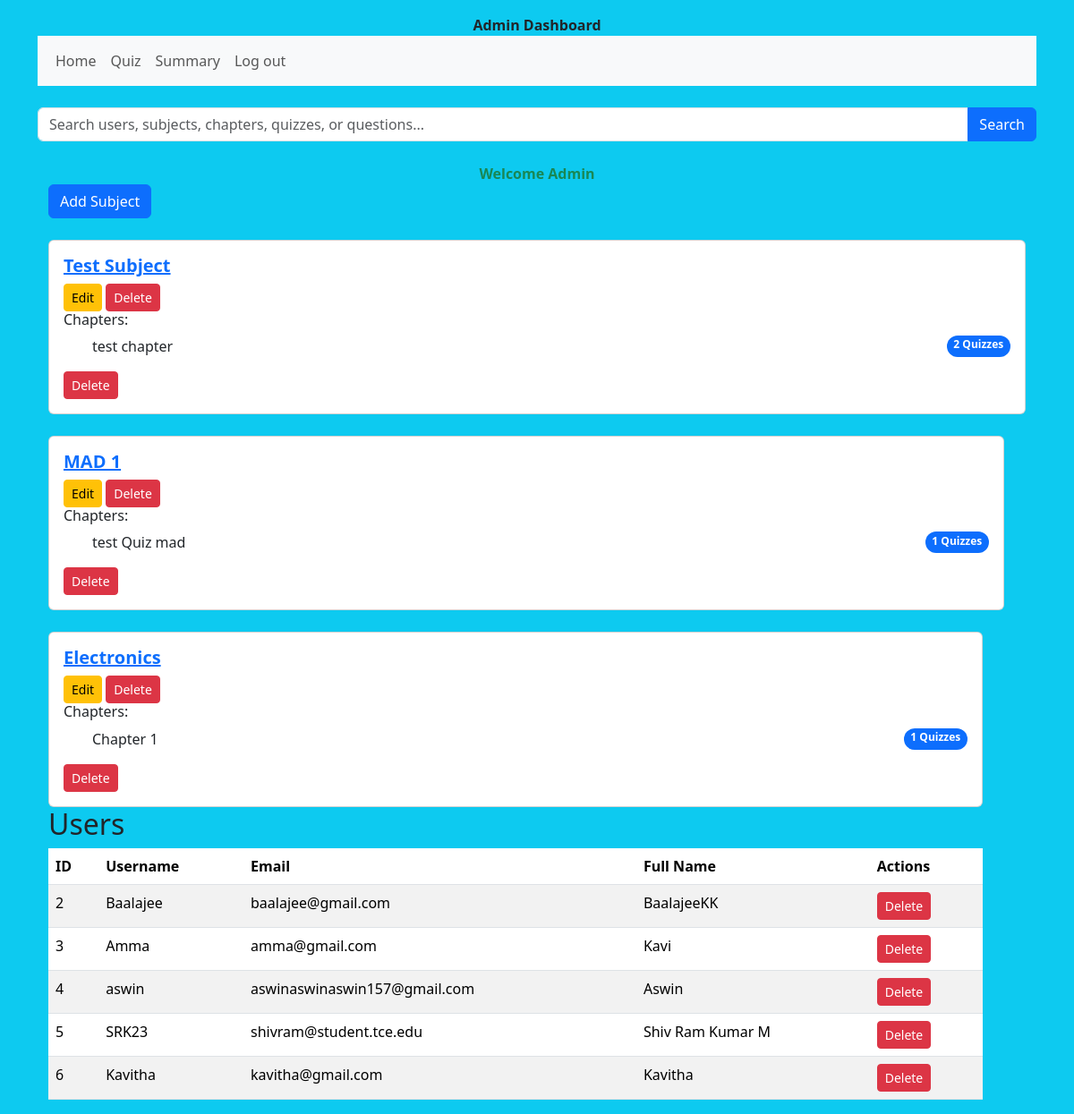
The page /admin/dashboard (signed in) on the database its author committed.
### models/models.py (models this page shows)
class Subject(db.Model):
    __tablename__ = "subjects"
    id = db.Column(db.Integer, primary_key=True, autoincrement=True)
    name = db.Column(db.String(50), nullable=False,unique=True)
    description = db.Column(db.Text)
    remarks = db.Column(db.Text)
    chapters = db.relationship('Chapter', back_populates='subject',cascade="all, delete-orphan")

class Chapter(db.Model):
    __tablename__ = "chapters"
    id = db.Column(db.Integer, primary_key=True, autoincrement=True)
    subject_id = db.Column(db.Integer, db.ForeignKey('subjects.id'), nullable=False)
    name = db.Column(db.String(50), nullable=False)
    description = db.Column(db.Text)
    remarks = db.Column(db.Text)
    subject = db.relationship('Subject', back_populates='chapters')
    quizzes = db.relationship('Quiz', back_populates='chapter',cascade="all, delete-orphan")

class User(db.Model):
    __tablename__ = "users"
    id = db.Column(db.Integer, primary_key=True, autoincrement=True)
    username = db.Column(db.String(50), nullable=False, unique=True)
    email = db.Column(db.String(100), nullable=False, unique=True)
    password = db.Column(db.String(255), nullable=False)
    full_name = db.Column(db.String(100), nullable=False)
    qualification = db.Column(db.String(50))
    dob = db.Column(db.Date)
    college = db.Column(db.String(100))
    roles = db.Column(db.String(50), nullable=False, default='user')
    scores = db.relationship('Score', back_populates='user',lazy=True)

### controllers/controllers.py (the view)
@controllers.route("/admin/dashboard")
def admin_dashboard():
    if not check_role('admin'):
        flash('Your not allowed here')
        return redirect(url_for('controllers.login'))
    subjects = Subject.query.all()
    users = User.query.filter_by(roles='user').all()
    return render_template('admin_dashboard.html',subjects=subjects,users=users)

### controllers/controllers.py (called while the page is built)
def check_role(role):
    if 'user_id' in session and session['role']==role:
        return True
    return False

### templates/admin_dashboard.html
{% extends 'layout.html' %}
{% block body %}
<div class="containner">
    <div class="text-center"><strong>Admin Dashboard</strong></div>
    <nav class="navbar navbar-expand-sm bg-light">
        <div class="container-fluid">
            <ul class="navbar-nav">
                <li class="nav-item">
                    <a class="nav-link" href="{{url_for('controllers.admin_dashboard')}}">Home</a>
                </li>
                <li>
                    <a class="nav-link" href ="{{url_for('controllers.quiz_show')}}">Quiz</a>
                </li>
                <li>
                    <a class="nav-link" href ="{{url_for('controllers.summary_show')}}">Summary</a>
                </li>
                <li>
                    <a class="nav-link" href ="{{url_for('controllers.logout')}}">Log out</a>
                </li>
            </ul>
        </div>
    </nav>
    <div class="mt-4">
        <form action="{{ url_for('controllers.admin_search') }}" method="GET" class="mb-4">
            <div class="input-group">
                <input type="text" name="query" class="form-control" placeholder="Search users, subjects, chapters, quizzes, or questions...">
                <button type="submit" class="btn btn-primary">Search</button>
            </div>
        </form>
    </div>
    <div class="text-center text-success fw-bold"><strong>Welcome Admin</strong></div>
    <div class="container-fluid">
        <a href="{{url_for('controllers.subject_create')}}" class="btn btn-primary">Add Subject</a>
        {% for subject in subjects %}
        <div class="row mt-4">
            <div clas="col-sm">
                <div class="card">
                    <div class="card-body md-3">
                        <h5 class="card-title">
                            <a class="fw-bold" href="{{url_for('controllers.subject_show',id=subject.id)}}">{{subject.name}}</a>
                        </h5>
                        <a href="{{url_for('controllers.subject_edit',id=subject.id)}}" class="btn btn-sm btn-warning">Edit</a>
                        <form action="{{ url_for('controllers.subject_delete', id=subject.id) }}" method="POST" style="display: inline;">
                            <button type="submit" class="btn btn-danger btn-sm">Delete</button>
                        </form>
                        <h6>Chapters:</h6>
                        <ul list="list-group">
                            {% for chapter in subject.chapters %}
                            <li class="list-group-item d-flex justify-content-between algin-items-center">
                                {{chapter.name}}
                                <span class="badge bg-primary rounded-pill">{{chapter.quizzes|length}} Quizzes</span>
                            </li>
                            {% endfor %}
                        </ul>
                        <form action="{{ url_for('controllers.subject_delete', id=subject.id) }}" method="POST" style="display: inline;">
                            <button type="submit" class="btn btn-danger btn-sm">Delete</button>
                        </form>
             </div>
                </div>
            </div>
            {% endfor %}
        </div>
        <h2>Users</h2>
        <div class="row">
            <div class="col-md-12">
                <table class="table table-striped">
                    <thead>
                        <tr>
                            <th>ID</th>
                            <th>Username</th>
                            <th>Email</th>
                            <th>Full Name</th>
                            <th>Actions</th>
                        </tr>
                    </thead>
                    <tbody>
                        {% for user in users %}
                        <tr>
                            <td>{{ user.id }}</td>
                            <td>{{ user.username }}</td>
                            <td>{{ user.email }}</td>
                            <td>{{ user.full_name }}</td>
                            <td><a href="{{url_for('controllers.user_delete',id=user.id)}}" class="btn btn-sm btn-danger">Delete</a></td>
                        </tr>
                        {% endfor %}
                    </tbody>
                </table>
            </div>
    </div>
    </div>
</div>
{% endblock %}

### rows shown on the page
Subject: name "Test Subject"
Chapter: name "test chapter", quizzes|length "2"
Subject: name "MAD 1"
Chapter: name "test Quiz mad", quizzes|length "1"
Subject: name "Electronics"
Chapter: name "Chapter 1", quizzes|length "1"
User: id "2", username "Baalajee", email "baalajee@gmail.com", full_name "BaalajeeKK"
User: id "3", username "Amma", email "amma@gmail.com", full_name "Kavi"
User: id "4", username "aswin", email "aswinaswinaswin157@gmail.com", full_name "Aswin"
User: id "5", username "SRK23", email "shivram@student.tce.edu", full_name "Shiv Ram Kumar M"
User: id "6", username "Kavitha", email "kavitha@gmail.com", full_name "Kavitha"
